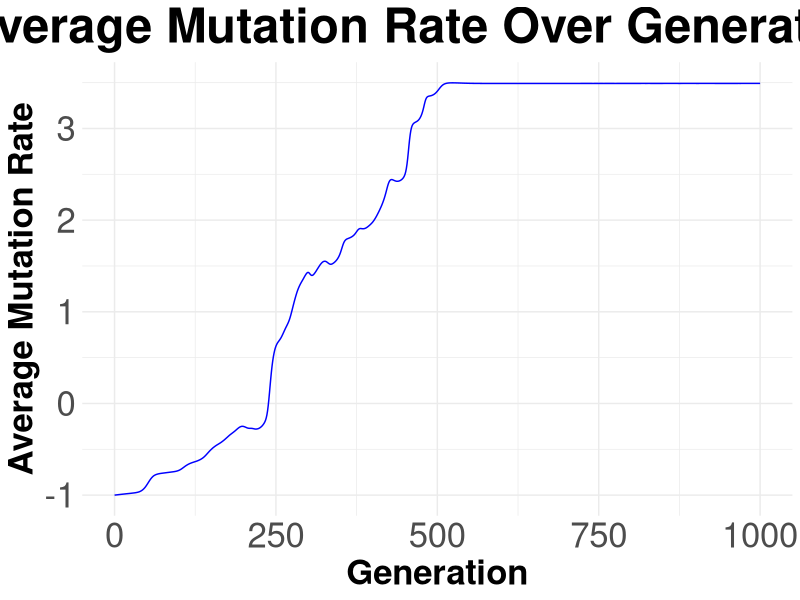
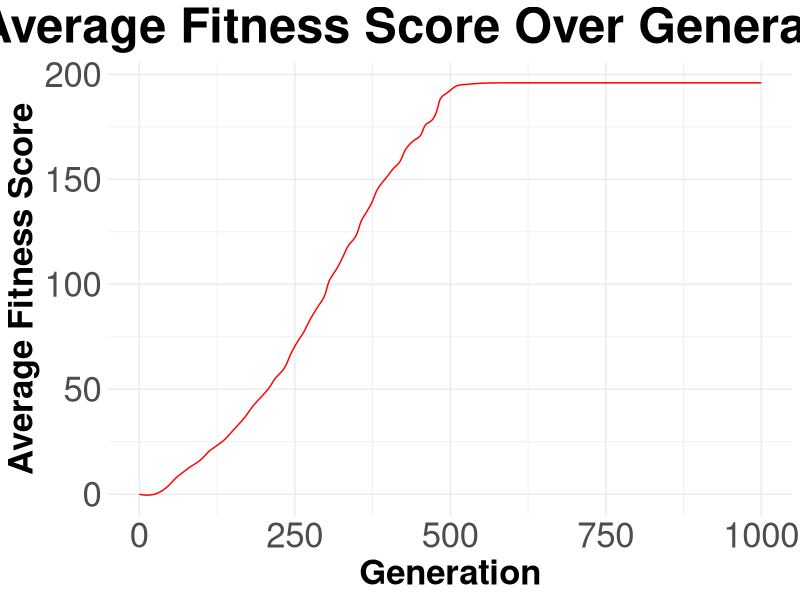
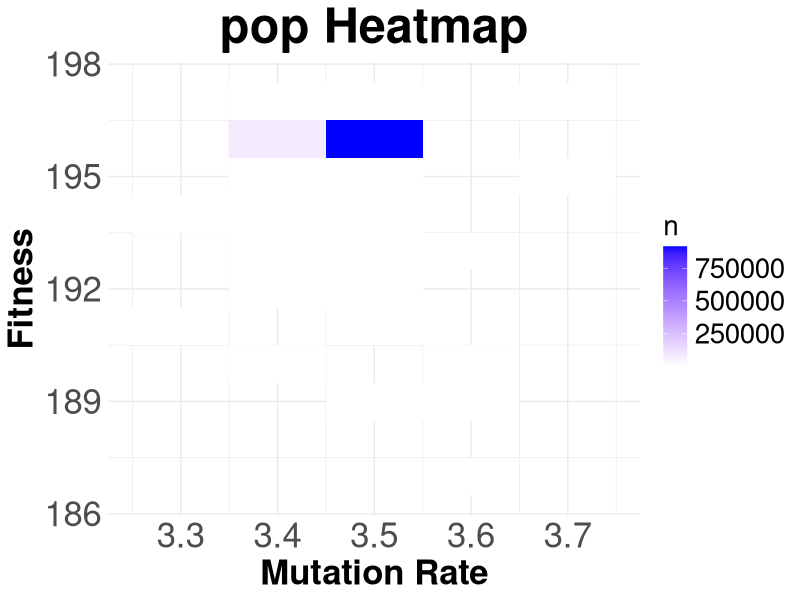

Write the R code that produced these figures, in order.
library(tidyverse)

# Reproduction function
reproduce <- function(pop, r, s) {
  pop$n <- rpois(nrow(pop), lambda = pop$n * r * (1 + s) ^ pop$w)
  return(pop)
}

do_mutations <- function(offspring, p_vec, jump) {
  # Calculate the total number of mutants and non-mutants
  mutants <- pmin(1e9,rbinom(nrow(offspring), offspring$n, pmin(1, 10^offspring$mu)))
  non_mutants <- offspring$n - mutants
  
  # Generate counts for each mutation type, and combine with non-mutants
  m_counts <- sapply(mutants, function(x) rmultinom(1, size = x, prob = p_vec))
  class_counts <- rbind(non_mutants, m_counts)

  # Create a data frame for the next generation
  next_gen <- data.frame(
    mu = round(rep(offspring$mu, each = 5) + jump * c(0, 1, -1, 0, 0),2),
    w = rep(offspring$w, each = 5) + c(0, 0, 0, 1, -1),
    n = as.vector(class_counts)
  )

  # Merge classes with same mu and fitness
  next_gen <- next_gen %>%
    group_by(mu, w) %>%
    summarize(n = sum(n), .groups = "drop")
  return(next_gen)
}

# Selection function
selection <- function(next_gen, size) {
  # Keep pop size constant
  current_pop <- sum(next_gen$n)
  next_gen$n <- rbinom(nrow(next_gen), next_gen$n, min(1, size / current_pop))
  # Remove classes with zero n
  next_gen <- next_gen %>%
    filter(n > 0)
  return(next_gen)
}

evolve <- function(
  size = 1e2, # Number of individuals in the population
  init_mu = -2, # Since we are storing it in log10 format
  init_w = 0, # Represented by the net number of beneficial mutations
  a = 0.1, # Proportion of mutations that affect mutation rate
  p_mu_up = 0.5, # Proportion of mutations that increase mutation rate
  jump = 1e-1, # Size of mutation rate change, increase or decrease
  p_w_up = 0.1, # Proportion of mutations that increase fitness
  generations = 1e1, # Number of generations to simulate
  s = 1e-2, # Parameter for fitness advantage/disadvantage
  r = 1 # Parameter for baseline reproduction rate
) {
  # Initialize pop
  pop <- data.frame(
    mu = init_mu,   # log10 of initial mutation rate
    w = init_w,    # initial fitness
    n = size    # initial pop size
  )
  # Initialize data frame for statistics
  stats <- data.frame(generation = 0:generations, mu = mean(init_mu), w = init_w)
  # Calculate probabilities of each type of mutation
  p_vec <- c(a * c(p_mu_up, 1 - p_mu_up), (1 - a) * c(p_w_up, 1 - p_w_up))

  # Simulation loop
  for (i in 1:generations) {
    # Step 1: Reproduction
    offspring <- reproduce(pop, r, s)

    # Step 2: Mutation
    next_gen <- do_mutations(offspring, p_vec, jump)

    # Step 3: Selection
    pop <- selection(next_gen, size)
    if (nrow(pop) == 0) {
      print("Population went extinct!")
      break
    }

    # Save statistics for this generation
    stats[stats$generation == i, "mu"] <- weighted.mean(pop$mu, pop$n)
    stats[stats$generation == i, "w"] <- weighted.mean(pop$w, pop$n)
  }

  return(list(pop = pop, stats = stats))
}

# Save the pop and statistics
system.time({results <- evolve(size = 1e6, generations = 1e3, r = 1, s = 0.1, init_mu = -1, jump = 0.1, p_mu_up = 0.9, p_w_up = 0.1)})
pop <- results$pop
stats <- results$stats

# Plot average mutation rate over generations
ggplot(stats, aes(x = generation)) +
  geom_line(aes(y = mu), color = "blue") +
  labs(x = "Generation", y = "Average Mutation Rate",
       title = "Average Mutation Rate Over Generations") +
  theme_minimal() +
  theme(
      plot.title = element_text(size = 35, face = "bold", hjust = 0.5),
      axis.title = element_text(size = 25, face = "bold"),
      axis.text = element_text(size = 25),
      legend.title = element_text(size = 20),
      legend.text = element_text(size = 20)
    )

# Plot average fitness score over generations
ggplot(stats, aes(x = generation)) +
  geom_line(aes(y = w), color = "red") +
  labs(x = "Generation", y = "Average Fitness Score",
       title = "Average Fitness Score Over Generations") +
  theme_minimal() +
  theme(
      plot.title = element_text(size = 35, face = "bold", hjust = 0.5),
      axis.title = element_text(size = 25, face = "bold"),
      axis.text = element_text(size = 25),
      legend.title = element_text(size = 20),
      legend.text = element_text(size = 20)
    )

# Plot a heatmap of the pop
ggplot(pop, aes(x = mu, y = w)) +
  geom_tile(aes(fill = n)) +
  scale_fill_gradient(low = "white", high = "blue") +
  labs(x = "Mutation Rate", y = "Fitness",
       title = "pop Heatmap") +
  theme_minimal() +
  theme(
      plot.title = element_text(size = 35, face = "bold", hjust = 0.5),
      axis.title = element_text(size = 25, face = "bold"),
      axis.text = element_text(size = 25),
      legend.title = element_text(size = 20),
      legend.text = element_text(size = 20)
    )
print(pop[pop$n>1e4,],n=50)
